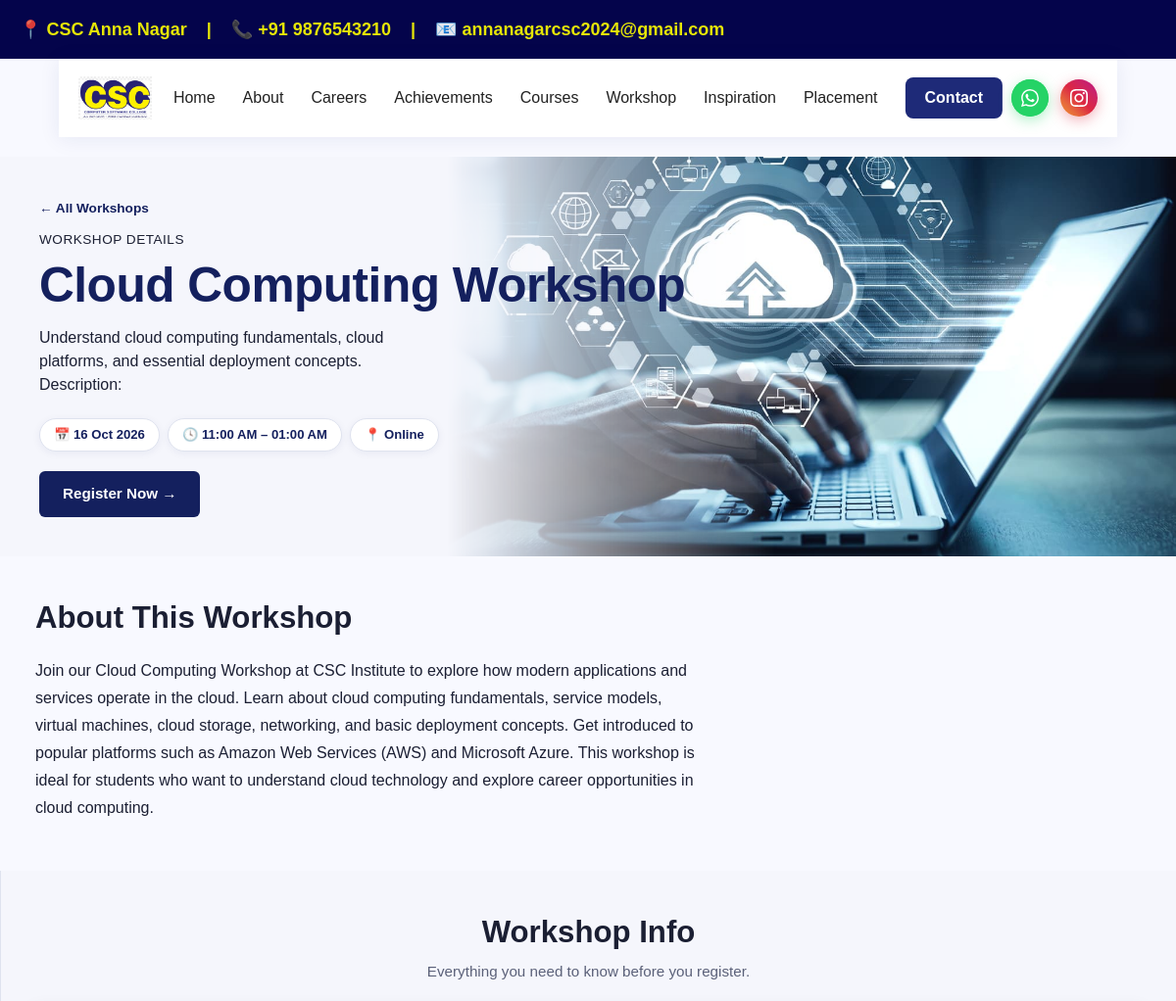
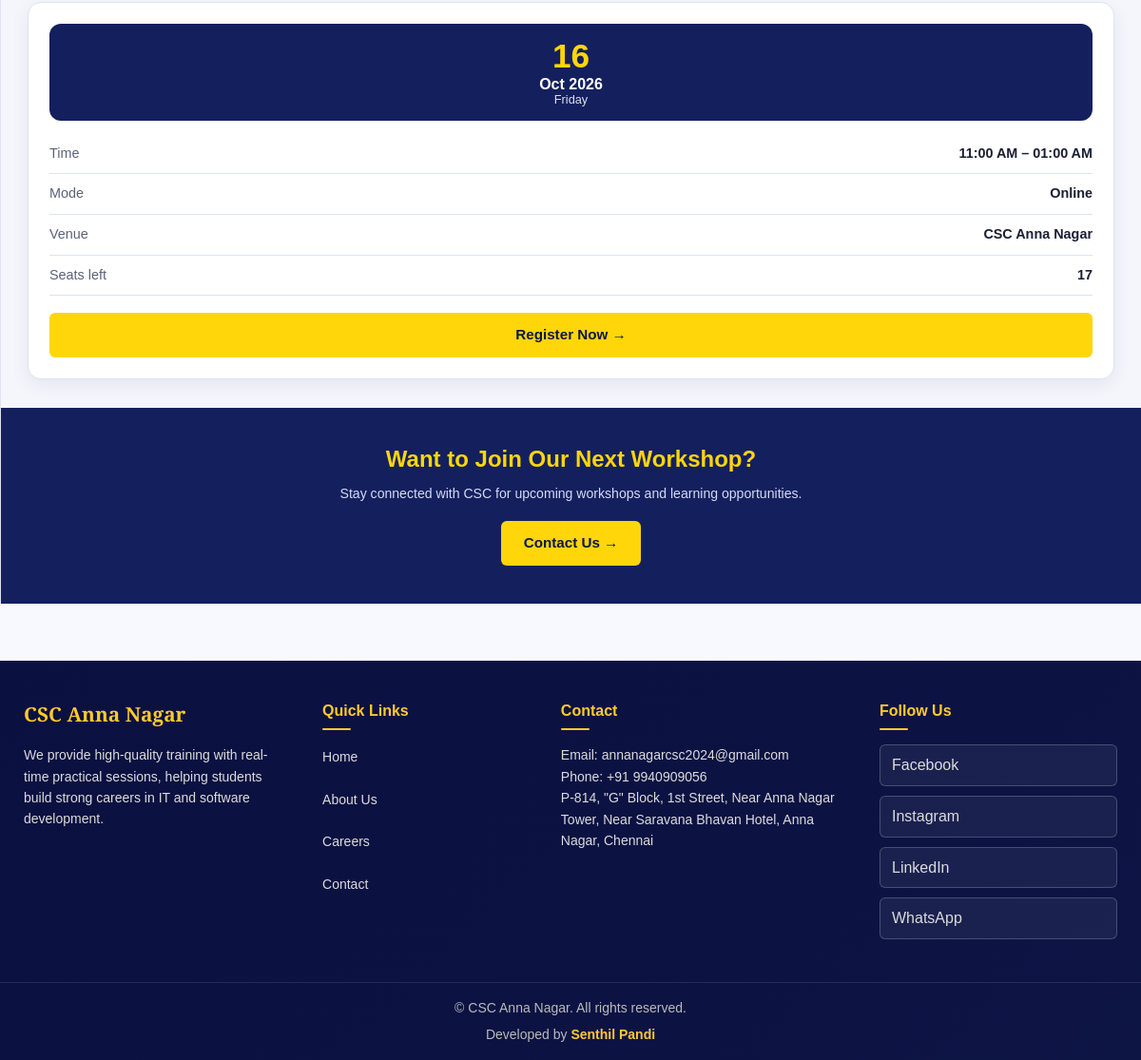
Screenshot of /workshop/3/ with the database file from the repository (2 pictures, top to bottom).
### main/models.py (models this page shows, shortened)
class UpcomingWorkshop(models.Model):
    MODE_CHOICES = [
        ("Online", "Online"),
        ("Offline", "Offline"),
        ("Hybrid", "Hybrid"),
    ]
    title = models.CharField(max_length=200)
    image = models.ImageField(upload_to="workshops/upcoming/", blank=True, null=True)
    date = models.DateField()
    start_time = models.TimeField()
    end_time = models.TimeField()
    mode = models.CharField(max_length=10, choices=MODE_CHOICES, default="Offline")
    venue = models.CharField(max_length=200, blank=True)
    short_description = models.CharField(max_length=200)
    description = models.TextField(blank=True)
    seats = models.PositiveIntegerField(
        null=True, blank=True, help_text="Leave empty for unlimited seats"
    )
    is_active = models.BooleanField(default=True)
    created_at = models.DateTimeField(auto_now_add=True)
    def seats_left(self):
        if self.seats is None:
            return None
        return max(self.seats - self.registrations.count(), 0)
    class Meta:
        ordering = ["date", "start_time"]

### main/views.py (the view)
# urls.py: path('workshop/<int:pk>/', views.workshop_detail, name='workshop_detail'),       # Mine
def workshop_detail(request, pk):
    w = get_object_or_404(UpcomingWorkshop, pk=pk, is_active=True)
    return render(request, 'main/workshop_detail.html', {'w': w})

### main/templates/main/workshop_detail.html (shortened to what this page needs)
{% extends 'main/base.html' %}
{% load static %}
{% block extra_css %}
<link rel="stylesheet" href="{% static 'main/css/workshop.css' %}">
{% endblock %}
{% block content %}
<div class="wk">
<div class="wk-layout">
  <div class="wk-left">
    <section class="wk-hero">
      <div class="wk-hero__img">
        {% if w.image %}
          <img src="{{ w.image.url }}" alt="{{ w.title }}">
        {% else %}
          <img src="{% static 'main/images/workshop-hero.jpg' %}" alt="" onerror="this.style.display='none'">
        {% endif %}
      </div>
      <div class="wk-hero__text">
        <a href="{% url 'workshop' %}" class="wk-back">&larr; All Workshops</a>
        <span class="wk-eyebrow">WORKSHOP DETAILS</span>
        <h1>{{ w.title }}</h1>
        <p>{{ w.short_description }}</p>
        <ul class="wk-pills">
          <li>&#128197; {{ w.date|date:"d M Y" }}</li>
          <li>&#128339; {{ w.start_time|time:"h:i A" }} – {{ w.end_time|time:"h:i A" }}</li>
          <li>&#128205; {{ w.mode }}</li>
        </ul>
        {% if w.seats_left == 0 %}
          <span class="wk-full wk-full--block">Seats Full</span>
        {% else %}
          <a href="{% url 'workshop_register' w.id %}" class="wk-btn wk-btn--navy">Register Now &rarr;</a>
        {% endif %}
      </div>
    </section>
    <section class="wk-section">
      <h2 class="wk-title wk-title--left">About This Workshop</h2>
      <div class="wk-about">
        {% if w.description %}
          <p>{{ w.description|linebreaksbr }}</p>
        {% else %}
          <p>{{ w.short_description }}</p>
        {% endif %}
      </div>
    </section>
  </div>
  <aside class="wk-right">
    <section class="wk-panel">
      <h2 class="wk-title">Workshop Info</h2>
      <p class="wk-sub">Everything you need to know before you register.</p>
      <div class="wk-infocard">
        <div class="wk-infocard__date">
          <b>{{ w.date|date:"d" }}</b>
          <span>{{ w.date|date:"M Y" }}</span>
          <small>{{ w.date|date:"l" }}</small>
        </div>
        <ul>
          <li><span>Time</span><b>{{ w.start_time|time:"h:i A" }} – {{ w.end_time|time:"h:i A" }}</b></li>
          <li><span>Mode</span><b>{{ w.mode }}</b></li>
          {% if w.venue %}<li><span>Venue</span><b>{{ w.venue }}</b></li>{% endif %}
          {% if w.seats_left != None %}<li><span>Seats left</span><b>{{ w.seats_left }}</b></li>{% endif %}
        </ul>
        {% if w.seats_left == 0 %}
          <span class="wk-full wk-full--block">Seats Full</span>
        {% else %}
          <a href="{% url 'workshop_register' w.id %}" class="wk-btn wk-btn--yellow wk-btn--block">Register Now &rarr;</a>
        {% endif %}
      </div>
    </section>
    <section class="wk-join">
      <h2>Want to Join Our Next Workshop?</h2>
      <p>Stay connected with CSC for upcoming workshops and learning opportunities.</p>
      <a href="{% url 'contact' %}" class="wk-btn wk-btn--yellow">Contact Us &rarr;</a>
    </section>
  </aside>
</div>
</div>
{% endblock %}

### main/static/main/css/style1.css (style rules this page uses)
:root { --navy: #1e2a78; --navy-dark: #141d55; --navy-mid: #253394; --gold: #ffca2c; --gold-dark: #e6b400; --white: #ffffff; --light-bg: #f8f9ff; --text: #222222; --text-muted:#666666; --radius: 12px; --shadow: 0 8px 32px rgba(30,42,120,0.12); --shadow-lg: 0 20px 60px rgba(30,42,120,0.18); --transition: all 0.3s cubic-bezier(0.4,0,0.2,1); }
*, *::before, *::after { margin:0; padding:0; box-sizing:border-box; }
html { scroll-behavior: smooth; }
body { font-family: 'Outfit', system-ui, sans-serif; line-height: 1.6; color: var(--text); overflow-x: hidden; }

### main/static/main/css/about1.css (style rules this page uses)
:root { --navy: #1e2a78; --navy-dark: #141d55; --navy-mid: #253394; --gold: #ffca2c; --gold-dark: #e6b400; --white: #ffffff; --light-bg: #f8f9ff; --text: #222; --muted: #666; --radius: 16px; }
* { margin:0; padding:0; box-sizing:border-box; }
body { font-family: 'Outfit', sans-serif; color: var(--text); overflow-x: hidden; }
* { margin: 0; padding: 0; box-sizing: border-box; font-family: Arial, sans-serif; }

### main/static/main/css/courses.css (style rules this page uses)
* { margin: 0; padding: 0; box-sizing: border-box; }
html { scroll-behavior: smooth; }
body { font-family: "Outfit", sans-serif; background: #f8f9ff; color: #1d2340; line-height: 1.6; }
img { max-width: 100%; display: block; }
a { text-decoration: none; }

### rows the page displays
UpcomingWorkshop: image (picture), title "Cloud Computing Workshop", short_description "Understand cloud computing fundamentals, cloud platforms, and essential deployment concepts. Description:", date "16 Oct 2026", start_time "11:00 AM", end_time "01:00 AM", mode "Online", description "Join our Cloud Computing Workshop at CSC Institute to explore how modern applications and services operate in the cloud. Learn about cloud computing fundamentals, service models, virtual machines, cloud storage, networking, and basic deployment concepts. Get introduced to popular platforms such as Amazon Web Services (AWS) and Microsoft Azure. This workshop is ideal for students who want to understand cloud technology and explore career opportunities in cloud computing.", date "16", date "Oct 2026", date "Friday", venue "CSC Anna Nagar", seats_left "17"
